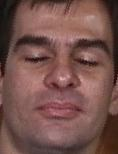
#> input picture Faces/Training_images/person01_04_.jpg, 118 x 154 px; its folder holds 4 pictures in this run
$ jupyter execute --allow-errors Face_Recognition.ipynb   (shell and % lines are left out)
#> lines starting #> are read from the running program, lines starting #| are printed output that depends on the picture
#  Face recognition through Eigenfaces

The goal of this exercise is to have a good performing model for face recognition using Eigenfaces. This technique was often used in the earliest of computer vision techniques to perform face recognition.
By now, Eigenfaces have been replaced by techniques based on convolutional neural networks.

Here we have a dataset that is already split up into a training and test set. The faces are coming from 50 different people and each person has 15 pictures original data: http://www.anefian.com/research/face_reco.htm

Some preprocessing has already been performed like cropping and rotation.

From the filename of each picture, the persons ID can be determined. E.g. person22_15.jpg is the 15th picture of the 22th person.

Goals of this exercise:
* Read in the images and extract the ID of the person from the filenames
* Convert the image to black and white
* Scale the images to the same size (150x110)
* Transform the data so the images are converted to a single array of all pixel values
* Convert the faces to eigenfaces using PCA
* Train different types of classifiers on the PCA data, also perform some hyperparameter tuning and/or ensemble learning
* Test and compare the classifiers

[cell 1]
import os
import numpy as np
import pandas as pd
import matplotlib.pyplot as plt
from sklearn.model_selection import train_test_split
from sklearn.metrics import classification_report
from sklearn.metrics import confusion_matrix, accuracy_score
from sklearn import preprocessing
from sklearn.linear_model import LogisticRegressionCV
from sklearn import svm
import seaborn as sns
import matplotlib.image as mpimg
from skimage import transform
from scipy import ndimage
from skimage.io import imread, imshow
from sklearn import linear_model, datasets
from sklearn import model_selection
from sklearn.ensemble import BaggingClassifier
from sklearn.tree import DecisionTreeClassifier
from sklearn.ensemble import AdaBoostClassifier
from sklearn.ensemble import RandomForestClassifier
from sklearn.model_selection import GridSearchCV

[cell 2]
# Read in the training images
training_images = [] # empty list
test_images = [] # empty list
y_train = [] # empty list
y_test = [] # empty list

# To list files in a directory you can use os.listdir("path here")
# y_train and y_test will have to be parsed from the filename (e.g. person01_02_.jpg -> 1 (or 01), person13_05_.jpg -> 13)
# Reading in the images can be done using the imread() function from skimage.io: https://scikit-image.org/docs/dev/api/skimage.io.html#skimage.io.imread
# Note the parameter as_gray in this function. Use this to convert the image to black and white.
# The result will be a 2D array that  contains all the pixel values between 0 and 1

path = "./Faces/Training_images/"

# See the directory of the folders
for f in os.listdir(path):
    training_images.append(imread(os.path.join(path,f), as_gray=True))
    y_train.append(int(f[6:8]))

path = "./Faces/Test_images/"
#> path = './Faces/Test_images/'
#> (the rest of this cell did not finish here and is left out)

[cell 3]
training_images[0]
y_train[:20]

[cell 4]
print("number of training images: ", len(y_train))
print("number of test images: ", len(y_test))
print("number of unique people images: ", len(set(y_train)))
print("number of unique people in test: ", len(set(y_test)))

[cell 5]
# Show a single image using plt.imshow(image,cmap='gray')
# Image is the result of the imread you used above
plt.imshow(training_images[0],cmap='gray')
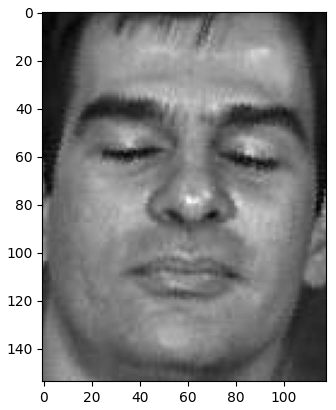
#> figure drawn by matplotlib, 1 panel
